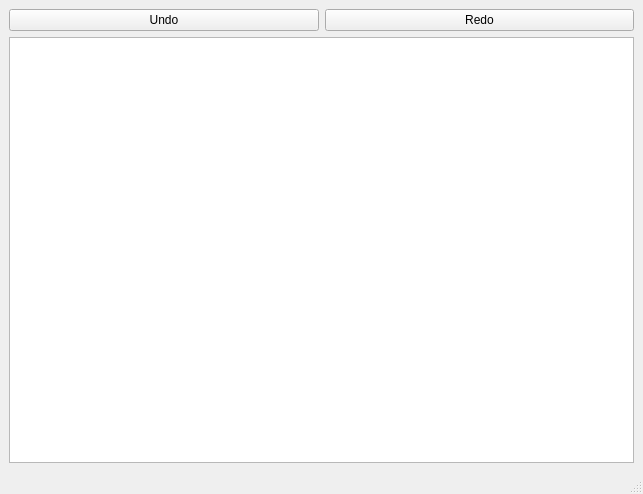
<?xml version="1.0" encoding="UTF-8"?>
<ui version="4.0">
 <class>MainWindow</class>
 <widget class="QMainWindow" name="MainWindow">
  <property name="geometry">
   <rect>
    <x>0</x>
    <y>0</y>
    <width>643</width>
    <height>494</height>
   </rect>
  </property>
  <property name="windowTitle">
   <string>Text Editor</string>
  </property>
  <widget class="QWidget" name="centralwidget">
   <layout class="QVBoxLayout" name="verticalLayout">
    <item>
     <layout class="QHBoxLayout" name="horizontalLayout">
      <property name="sizeConstraint">
       <enum>QLayout::SetMaximumSize</enum>
      </property>
      <item>
       <widget class="QPushButton" name="Undo">
        <property name="sizePolicy">
         <sizepolicy hsizetype="Expanding" vsizetype="Fixed">
          <horstretch>0</horstretch>
          <verstretch>0</verstretch>
         </sizepolicy>
        </property>
        <property name="text">
         <string>Undo</string>
        </property>
       </widget>
      </item>
      <item>
       <widget class="QPushButton" name="Redo">
        <property name="sizePolicy">
         <sizepolicy hsizetype="Expanding" vsizetype="Fixed">
          <horstretch>0</horstretch>
          <verstretch>0</verstretch>
         </sizepolicy>
        </property>
        <property name="text">
         <string>Redo</string>
        </property>
       </widget>
      </item>
     </layout>
    </item>
    <item>
     <widget class="QTextEdit" name="textEdit"/>
    </item>
   </layout>
  </widget>
  <widget class="QMenuBar" name="menubar">
   <property name="geometry">
    <rect>
     <x>0</x>
     <y>0</y>
     <width>643</width>
     <height>26</height>
    </rect>
   </property>
  </widget>
  <widget class="QStatusBar" name="statusbar"/>
 </widget>
 <resources/>
 <connections/>
</ui>
